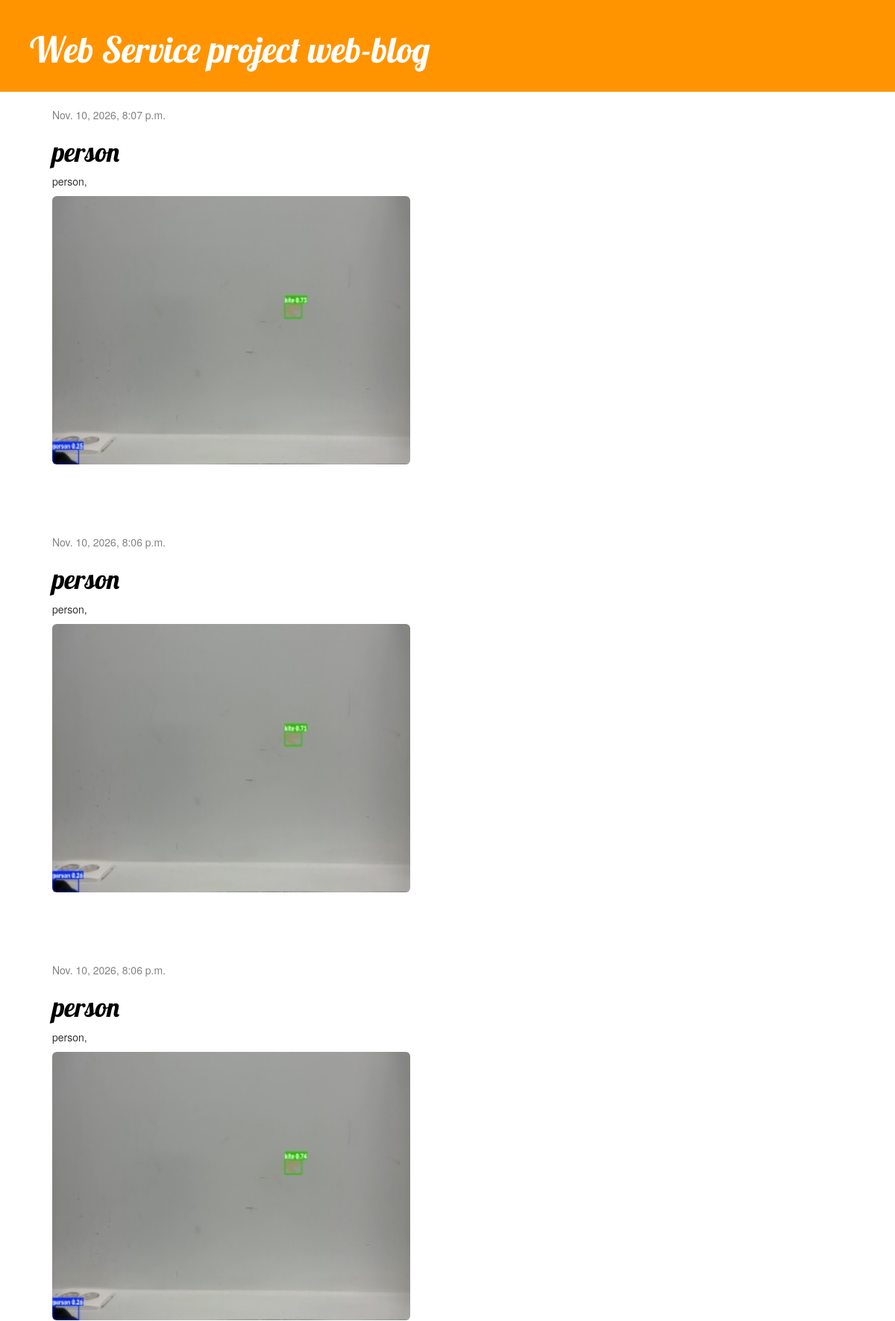
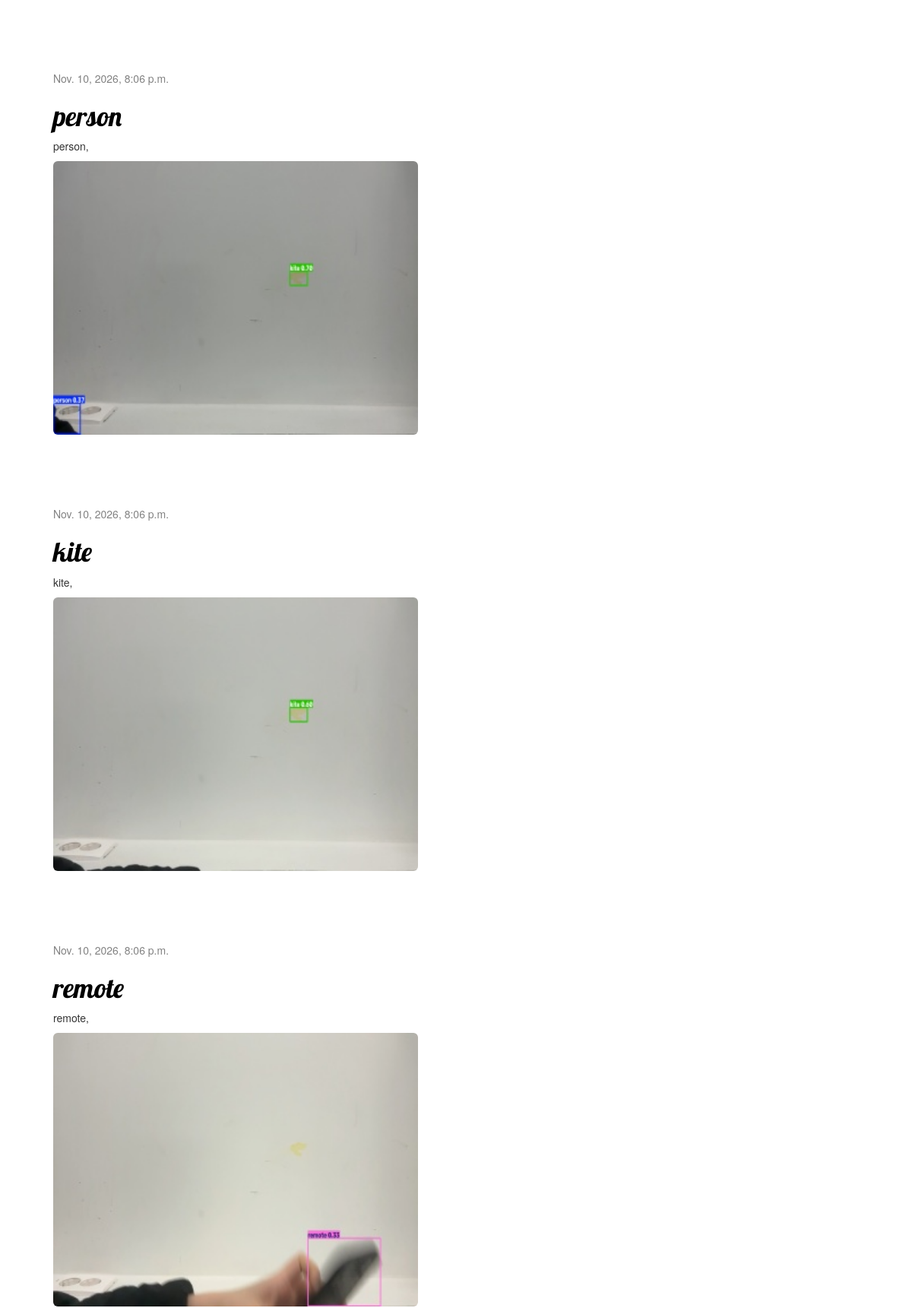
The page / (upper part) on the database its author committed (2 pictures, top to bottom).
### blog/models.py (models this page shows, shortened)
class Post(models.Model):
    author = models.ForeignKey('auth.User', on_delete=models.CASCADE)
    title = models.CharField(max_length=200)
    text = models.TextField()
    created_date = models.DateTimeField(default=timezone.now)
    published_date = models.DateTimeField(blank=True, null=True)
    image = models.ImageField(upload_to='images/%Y/%m/%d/', default='images/default_error.png')
    uid = models.CharField(max_length=64, unique=True, null=True, blank=True)
    class Meta:
        ordering = ['-created_date']

### blog/views.py (the view)
# urls.py: path('', views.post_list, name='post_list'),
def post_list(request):
    posts = Post.objects.filter(
        published_date__lte=timezone.now()
    ).order_by('-published_date')
    return render(request, 'blog/post_list.html', {'posts': posts})

### blog/templates/blog/post_list.html
{% extends 'blog/base.html' %}
{% block content %}
    {% for post in posts %}
    <div class="post">
        <div class="date">
            {{ post.published_date }}
        </div>
        <h1><a href="{% url 'post_detail' pk=post.pk %}">{{ post.title }}</a></h1>
        {% if post.text %}<p>{{ post.text|linebreaksbr }}</p>{% endif %}
        <img src="{{ post.image.url }}" class="rounded intruder-image-list" alt="{{post.title}}">
    </div>
    {% endfor %}
{% endblock %}

### blog/templates/blog/base.html (shortened to what this page needs)
{% load static %}
<!DOCTYPE html>
<html>
<head>
    <link rel="stylesheet" href="//maxcdn.bootstrapcdn.com/bootstrap/3.2.0/css/bootstrap.min.css">
    <link rel="stylesheet" href="//maxcdn.bootstrapcdn.com/bootstrap/3.2.0/css/bootstrap-theme.min.css">
    <link rel="stylesheet" href="{% static 'css/blog.css' %}">
</head>
<body>
    <div class="page-header">
        <h1><a href="/">Web Service project web-blog</a></h1>
    </div>
    <div class="content container">
        <div class="row">
            <div class="col-md-8">
                {% block content %}
                {% endblock %}
            </div>
        </div>
    </div>
</body>
</html>

### blog/static/css/blog.css (style rules this page uses)
h1 a { color: #FCA205; font-family: 'Lobster'; }
body { padding-left: 15px; }
.page-header { background-color: #ff9400; margin-top: 0; margin-left: -15px; padding: 20px 20px 20px 40px; }
.page-header h1, .page-header h1 a, .page-header h1 a:visited, .page-header h1 a:active { color: #ffffff; font-size: 36pt; text-decoration: none; }
.content { margin-left: 40px; }
h1, h2, h3, h4 { font-family: 'Lobster', cursive; }
.date { color: #828282; }
.post { margin-bottom: 70px; }
.post h1 a, .post h1 a:visited { color: #000000; }
.intruder-image-list { object-fit: cover; }
.intruder-image-list { width: 100%; max-width: 480px; object-fit: cover; border-radius: 6px; margin-bottom: 24px; }

### rows shown on the page
Post: published_date "Nov. 10, 2026, 8:07 p.m.", title "person", text "person,", image (picture)
Post: published_date "Nov. 10, 2026, 8:06 p.m.", title "person", text "person,", image (picture)
Post: published_date "Nov. 10, 2026, 8:06 p.m.", title "person", text "person,", image (picture)
Post: published_date "Nov. 10, 2026, 8:06 p.m.", title "person", text "person,", image (picture)
Post: published_date "Nov. 10, 2026, 8:06 p.m.", title "kite", text "kite,", image (picture)
Post: published_date "Nov. 10, 2026, 8:06 p.m.", title "remote", text "remote,", image (picture)
